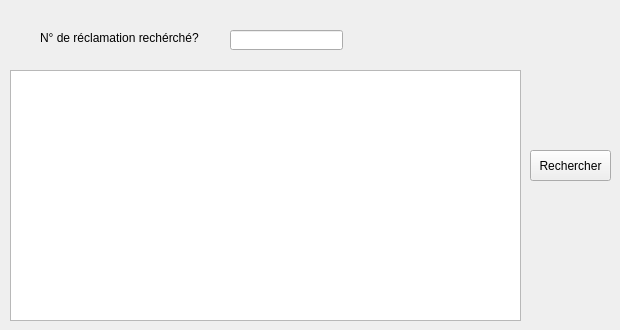
      <widget class="QWidget" name="tab_3">
       <attribute name="title">
        <string>Rechercher</string>
       </attribute>
       <widget class="QPushButton" name="pb_Rechercher">
        <property name="geometry">
         <rect>
          <x>530</x>
          <y>150</y>
          <width>81</width>
          <height>31</height>
         </rect>
        </property>
        <property name="text">
         <string>Rechercher</string>
        </property>
       </widget>
       <widget class="QLineEdit" name="lineEdit_rechercher">
        <property name="geometry">
         <rect>
          <x>230</x>
          <y>30</y>
          <width>113</width>
          <height>20</height>
         </rect>
        </property>
       </widget>
       <widget class="QLabel" name="label_7">
        <property name="geometry">
         <rect>
          <x>40</x>
          <y>30</y>
          <width>161</width>
          <height>16</height>
         </rect>
        </property>
        <property name="text">
         <string>N° de réclamation rechérché?</string>
        </property>
       </widget>
       <widget class="QTableView" name="tabreclamation_2">
        <property name="geometry">
         <rect>
          <x>10</x>
          <y>70</y>
          <width>511</width>
          <height>251</height>
         </rect>
        </property>
        <property name="tabletTracking">
         <bool>false</bool>
        </property>
       </widget>
      </widget>
